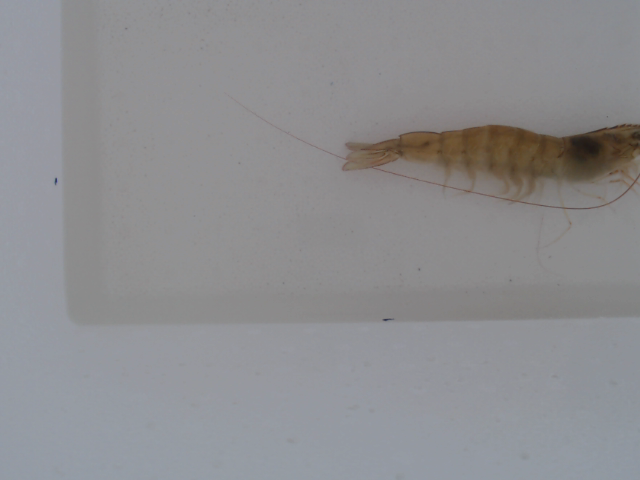
#> input picture DB3/s11_29.png, 640 x 480 px, found by its file name; its folder holds only this picture in this run
$ python file_update.py
#> lines starting #> are read from the running program, lines starting #| are printed output that depends on the picture; after the words box and inside, x2 and y2 are one past the last pixel; in counts of white or black regions, pixels touching at a corner belong together
#> in process_folder, img is the input picture: shape (480, 640, 3); mean B, G, R 144.3, 141.7, 141.7
import cv2
import numpy as np
import os

def extract_shrimp_contour(img, debug=False):
    # Chuyển sang không gian màu HSV
#> called with debug = False
    hsv = cv2.cvtColor(img, cv2.COLOR_BGR2HSV)
#> hsv: shape (480, 640, 3); mean H, S, V 92.4, 13.7, 146.5

    # Tách nền trắng nhạt
    lower_white = np.array([0, 0, 200])
    upper_white = np.array([180, 50, 255])
    mask_background = cv2.inRange(hsv, lower_white, upper_white)
#> mask_background: shape (480, 640); every value is 0
    mask_shrimp = cv2.bitwise_not(mask_background)
#> mask_shrimp: shape (480, 640); every value is 255

    # Morphology làm mượt mask
    kernel = np.ones((3, 3), np.uint8)
    mask_shrimp = cv2.morphologyEx(mask_shrimp, cv2.MORPH_OPEN, kernel)
    mask_shrimp = cv2.morphologyEx(mask_shrimp, cv2.MORPH_CLOSE, kernel)

    # Làm rõ biên bằng ảnh xám
    img_gray = cv2.cvtColor(img, cv2.COLOR_BGR2GRAY)
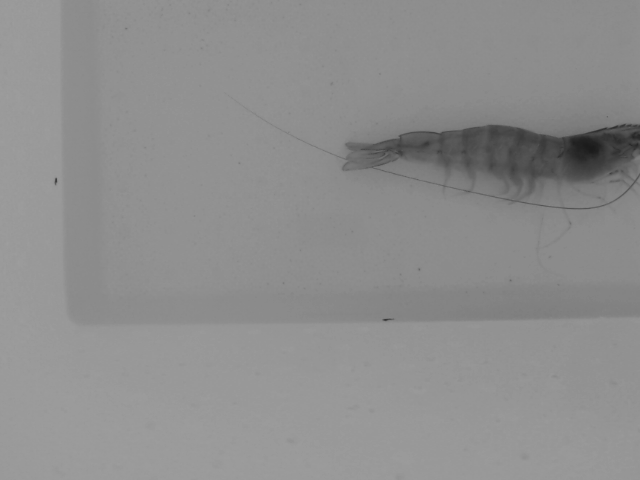
#> img_gray: shape (480, 640); min 27, max 158, mean 142
    _, thresh = cv2.threshold(img_gray, 100, 255, cv2.THRESH_BINARY_INV + cv2.THRESH_OTSU)
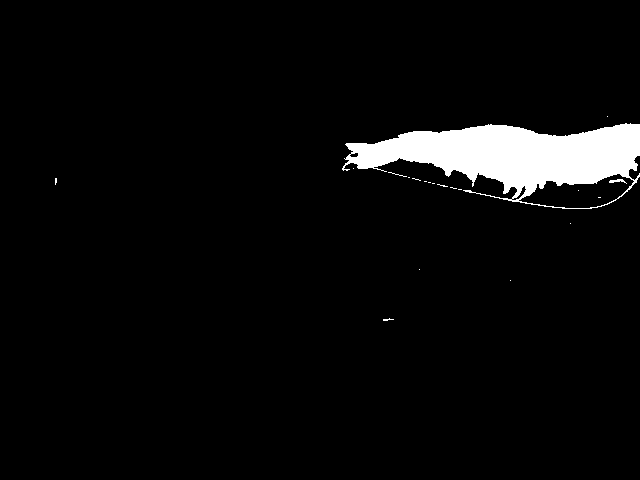
#> thresh: shape (480, 640); 4.3% white; 20 white regions (18 under 20 px), largest, box (x1, y1, x2, y2) and area: (342, 123, 640, 209) 13107, (609, 179, 627, 184) 43
    mask_shrimp = cv2.bitwise_and(mask_shrimp, mask_shrimp, mask=thresh)

    # Loại bỏ râu tôm bằng morphology opening
    big_kernel = cv2.getStructuringElement(cv2.MORPH_ELLIPSE, (7, 7))
    body_mask = cv2.morphologyEx(mask_shrimp, cv2.MORPH_OPEN, big_kernel, iterations=2)
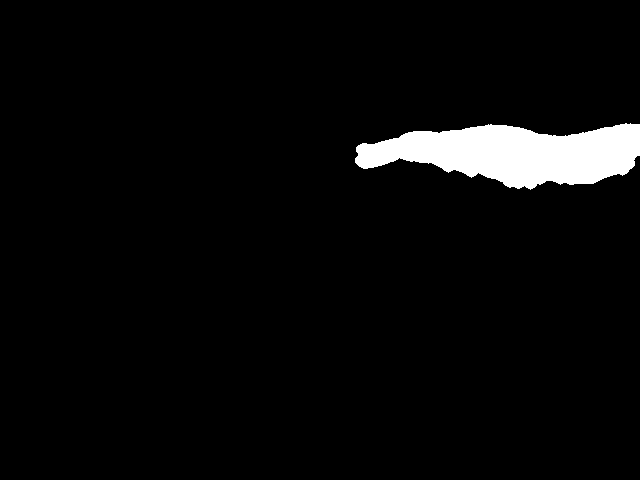
#> body_mask: shape (480, 640); 4% white; 1 white region, box (x1, y1, x2, y2) and area: (355, 123, 640, 190) 12265
    body_mask = cv2.dilate(body_mask, big_kernel, iterations=1)
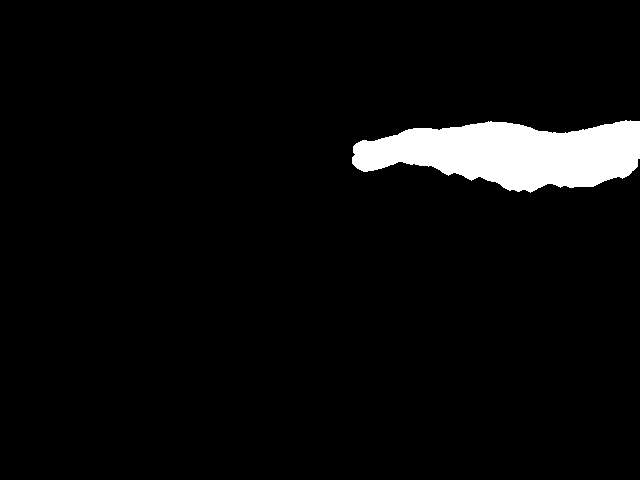
#> body_mask: shape (480, 640); 4.6% white; 1 white region

    # Tìm contour
    contours, _ = cv2.findContours(body_mask, cv2.RETR_EXTERNAL, cv2.CHAIN_APPROX_SIMPLE)
#> contours = 1 contour; box (x1, y1, x2, y2) and area: (352, 120, 640, 193) 13774
    contour_img = np.zeros_like(img)
    cv2.drawContours(contour_img, contours, -1, (0, 255, 0), 1)
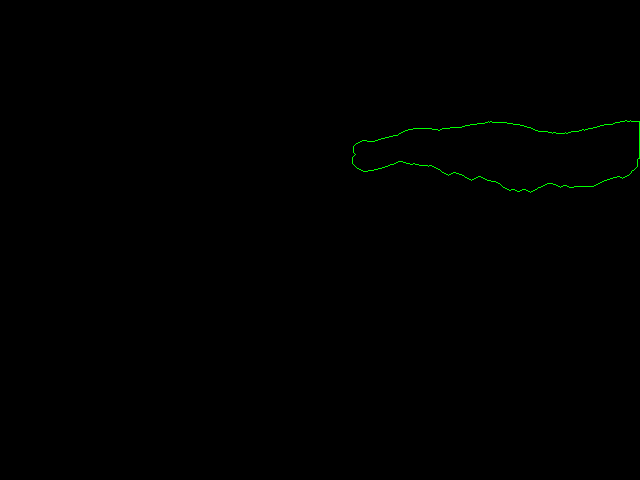
#> contour_img: shape (480, 640, 3); mean of channels 0, 1, 2 0, 0.5, 0; drawn as B, G, R

    return contour_img

def process_folder(input_folder, output_folder):
    os.makedirs(output_folder, exist_ok=True)

    # Lặp qua tất cả ảnh trong thư mục đầu vào
    for filename in os.listdir(input_folder):
        if filename.lower().endswith(('.png', '.jpg', '.jpeg', '.bmp', '.tiff')):
            input_path = os.path.join(input_folder, filename)
            output_path = os.path.join(output_folder, filename)

            img = cv2.imread(input_path)
            if img is None:
                print(f"Không đọc được ảnh: {input_path}")
                continue

            print(f"Đang xử lý: {filename}")
            contour_img = extract_shrimp_contour(img)
            cv2.imwrite(output_path, contour_img)

    print("✅ Xử lý xong tất cả ảnh.")

# Ví dụ sử dụng
input_folder = r"D:\test\estimate_shrmip\DB3"
output_folder = r"D:\test\estimate_shrmip\contour_shrimp"
process_folder(input_folder, output_folder)

$ run again, on DB3/s12_4.png
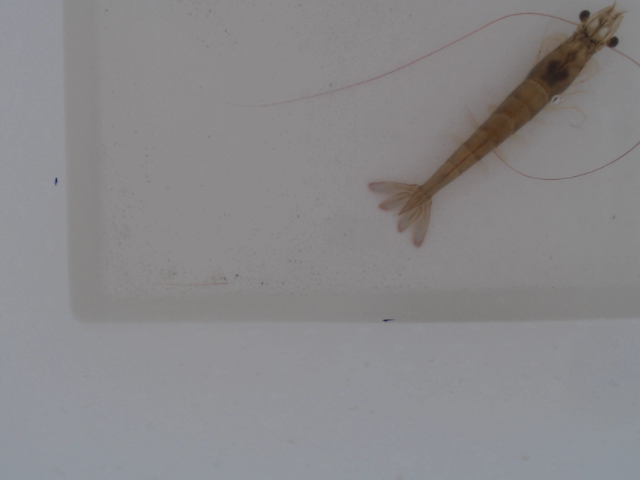
#> input picture DB3/s12_4.png, 640 x 480 px, found by its file name
#> in process_folder, img is the input picture: shape (480, 640, 3); mean B, G, R 138.4, 136.4, 137.7
#> hsv: shape (480, 640, 3); mean H, S, V 108.7, 11.3, 140.6
#> mask_background: shape (480, 640); every value is 0
#> mask_shrimp: shape (480, 640); every value is 255
#> in extract_shrimp_contour, `_, thresh = cv2.threshold(img_gray, 100, 255, cv2.THRESH_BINARY_INV + ..`:
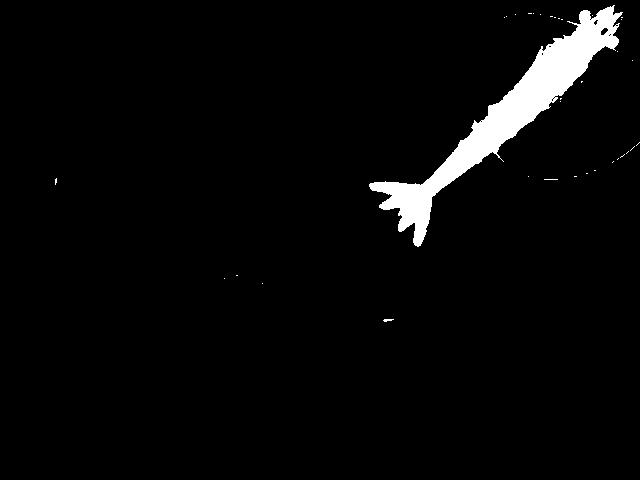
#> thresh: shape (480, 640); 3.5% white; 35 white regions (33 under 20 px), largest, box (x1, y1, x2, y2) and area: (369, 5, 623, 247) 10537, (383, 319, 394, 322) 22
#> contours = 1 contour; box (x1, y1, x2, y2) and area: (379, 5, 621, 233) 11442
#> in extract_shrimp_contour, `cv2.drawContours(contour_img, contours, -1, (0, 255, 0), 1)`:
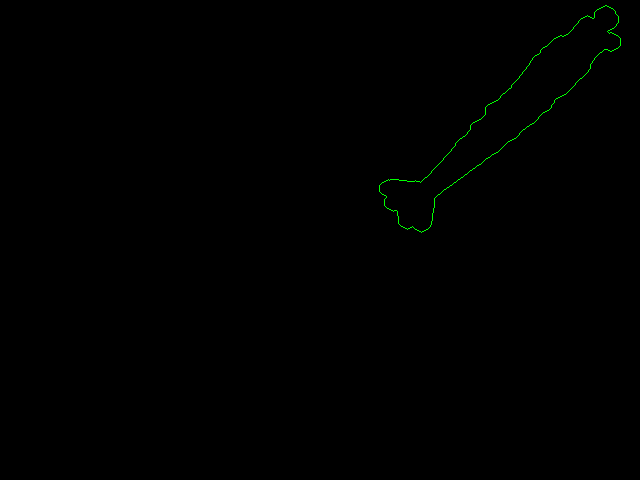
#> contour_img: shape (480, 640, 3); mean of channels 0, 1, 2 0, 0.5, 0; drawn as B, G, R
